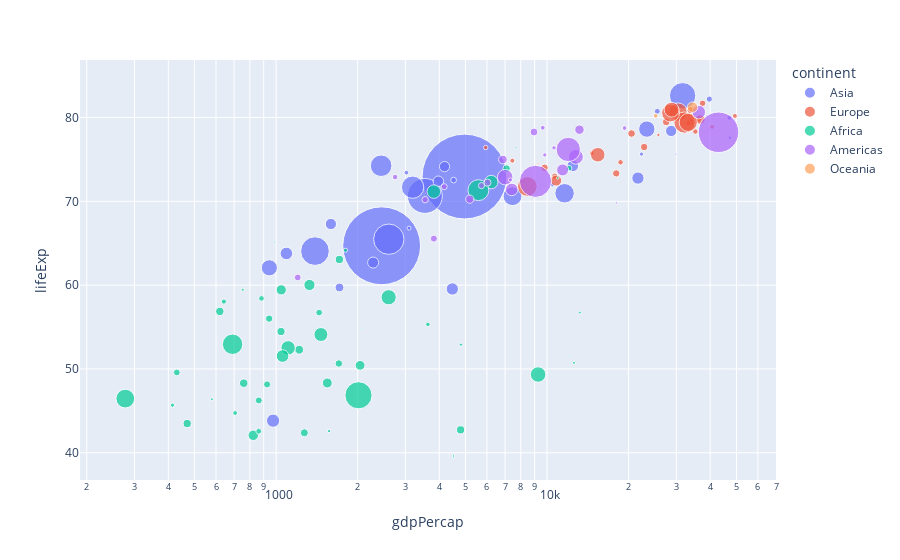

Notebook code cell kept with this figure:
### Code cell
import plotly.express as px
df = px.data.gapminder()
print(df.head())

fig = px.scatter(df.query("year==2007"), x="gdpPercap", y="lifeExp", size="pop", color="continent",
           hover_name="country", log_x=True, size_max=60)
fig.show()

### Figure 1 — Plotly figure (JSON) as saved in the notebook; plotly's stock layout.template omitted (floating-point values rounded to 4 significant figures)
{"data": [{"hovertemplate": "<b>%{hovertext}</b><br><br>continent=Asia<br>gdpPercap=%{x}<br>lifeExp=%{y}<br>pop=%{marker.size}<extra></extra>", "hovertext": ["Afghanistan", "Bahrain", "Bangladesh", "Cambodia", "China", "Hong Kong, China", "India", "Indonesia", "Iran", "Iraq", "Israel", "Japan", "Jordan", "Korea, Dem. Rep.", "Korea, Rep.", "Kuwait", "Lebanon", "Malaysia", "Mongolia", "Myanmar", "Nepal", "Oman", "Pakistan", "Philippines", "Saudi Arabia", "Singapore", "Sri Lanka", "Syria", "Taiwan", "Thailand", "Vietnam", "West Bank and Gaza", "Yemen, Rep."], "legendgroup": "Asia", "marker": {"color": "#636efa", "size": [31889923, 708573, 150448339, 14131858, 1318683096, 6980412, 1110396331, 223547000, 69453570, 27499638, 6426679, 127467972, 6053193, 23301725, 49044790, 2505559, 3921278, 24821286, 2874127, 47761980, 28901790, 3204897, 169270617, 91077287, 27601038, 4553009, 20378239, 19314747, 23174294, 65068149, 85262356, 4018332, 22211743], "sizemode": "area", "sizeref": 366300.0, "symbol": "circle"}, "mode": "markers", "name": "Asia", "orientation": "v", "showlegend": true, "type": "scatter", "x": [974.6, 29800.0, 1391.0, 1714.0, 4959.0, 39720.0, 2452.0, 3541.0, 11610.0, 4471.0, 25520.0, 31660.0, 4519.0, 1593.0, 23350.0, 47310.0, 10460.0, 12450.0, 3096.0, 944, 1091.0, 22320.0, 2606.0, 3190.0, 21650.0, 47140.0, 3970.0, 4185.0, 28720.0, 7458.0, 2442.0, 3025.0, 2281.0], "xaxis": "x", "y": [43.83, 75.64, 64.06, 59.72, 72.96, 82.21, 64.7, 70.65, 70.96, 59.55, 80.75, 82.6, 72.53, 67.3, 78.62, 77.59, 71.99, 74.24, 66.8, 62.07, 63.78, 75.64, 65.48, 71.69, 72.78, 79.97, 72.4, 74.14, 78.4, 70.62, 74.25, 73.42, 62.7], "yaxis": "y"}, {"hovertemplate": "<b>%{hovertext}</b><br><br>continent=Europe<br>gdpPercap=%{x}<br>lifeExp=%{y}<br>pop=%{marker.size}<extra></extra>", "hovertext": ["Albania", "Austria", "Belgium", "Bosnia and Herzegovina", "Bulgaria", "Croatia", "Czech Republic", "Denmark", "Finland", "France", "Germany", "Greece", "Hungary", "Iceland", "Ireland", "Italy", "Montenegro", "Netherlands", "Norway", "Poland", "Portugal", "Romania", "Serbia", "Slovak Republic", "Slovenia", "Spain", "Sweden", "Switzerland", "Turkey", "United Kingdom"], "legendgroup": "Europe", "marker": {"color": "#EF553B", "size": [3600523, 8199783, 10392226, 4552198, 7322858, 4493312, 10228744, 5468120, 5238460, 61083916, 82400996, 10706290, 9956108, 301931, 4109086, 58147733, 684736, 16570613, 4627926, 38518241, 10642836, 22276056, 10150265, 5447502, 2009245, 40448191, 9031088, 7554661, 71158647, 60776238], "sizemode": "area", "sizeref": 366300.0, "symbol": "circle"}, "mode": "markers", "name": "Europe", "orientation": "v", "showlegend": true, "type": "scatter", "x": [5937.0, 36130.0, 33690.0, 7446.0, 10680.0, 14620.0, 22830.0, 35280.0, 33210.0, 30470.0, 32170.0, 27540.0, 18010.0, 36180.0, 40680.0, 28570.0, 9254.0, 36800.0, 49360.0, 15390.0, 20510.0, 10810.0, 9787.0, 18680.0, 25770.0, 28820.0, 33860.0, 37510.0, 8458.0, 33200.0], "xaxis": "x", "y": [76.42, 79.83, 79.44, 74.85, 73.0, 75.75, 76.49, 78.33, 79.31, 80.66, 79.41, 79.48, 73.34, 81.76, 78.89, 80.55, 74.54, 79.76, 80.2, 75.56, 78.1, 72.48, 74.0, 74.66, 77.93, 80.94, 80.88, 81.7, 71.78, 79.42], "yaxis": "y"}, {"hovertemplate": "<b>%{hovertext}</b><br><br>continent=Africa<br>gdpPercap=%{x}<br>lifeExp=%{y}<br>pop=%{marker.size}<extra></extra>", "hovertext": ["Algeria", "Angola", "Benin", "Botswana", "Burkina Faso", "Burundi", "Cameroon", "Central African Republic", "Chad", "Comoros", "Congo, Dem. Rep.", "Congo, Rep.", "Cote d'Ivoire", "Djibouti", "Egypt", "Equatorial Guinea", "Eritrea", "Ethiopia", "Gabon", "Gambia", "Ghana", "Guinea", "Guinea-Bissau", "Kenya", "Lesotho", "Liberia", "Libya", "Madagascar", "Malawi", "Mali", "Mauritania", "Mauritius", "Morocco", "Mozambique", "Namibia", "Niger", "Nigeria", "Reunion", "Rwanda", "Sao Tome and Principe", "Senegal", "Sierra Leone", "Somalia", "South Africa", "Sudan", "Swaziland", "Tanzania", "Togo", "Tunisia", "Uganda", "Zambia", "Zimbabwe"], "legendgroup": "Africa", "marker": {"color": "#00cc96", "size": [33333216, 12420476, 8078314, 1639131, 14326203, 8390505, 17696293, 4369038, 10238807, 710960, 64606759, 3800610, 18013409, 496374, 80264543, 551201, 4906585, 76511887, 1454867, 1688359, 22873338, 9947814, 1472041, 35610177, 2012649, 3193942, 6036914, 19167654, 13327079, 12031795, 3270065, 1250882, 33757175, 19951656, 2055080, 12894865, 135031164, 798094, 8860588, 199579, 12267493, 6144562, 9118773, 43997828, 42292929, 1133066, 38139640, 5701579, 10276158, 29170398, 11746035, 12311143], "sizemode": "area", "sizeref": 366300.0, "symbol": "circle"}, "mode": "markers", "name": "Africa", "orientation": "v", "showlegend": true, "type": "scatter", "x": [6223.0, 4797.0, 1441.0, 12570.0, 1217.0, 430.1, 2042.0, 706.0, 1704.0, 986.1, 277.6, 3633.0, 1545.0, 2082.0, 5581.0, 12150.0, 641.4, 690.8, 13210.0, 752.7, 1328.0, 942.7, 579.2, 1463.0, 1569.0, 414.5, 12060.0, 1045.0, 759.3, 1043.0, 1803.0, 10960.0, 3820.0, 823.7, 4811.0, 619.7, 2014.0, 7670.0, 863.1, 1598.0, 1712.0, 862.5, 926.1, 9270.0, 2602.0, 4513.0, 1107.0, 883.0, 7093.0, 1056.0, 1271.0, 469.7], "xaxis": "x", "y": [72.3, 42.73, 56.73, 50.73, 52.3, 49.58, 50.43, 44.74, 50.65, 65.15, 46.46, 55.32, 48.33, 54.79, 71.34, 51.58, 58.04, 52.95, 56.73, 59.45, 60.02, 56.01, 46.39, 54.11, 42.59, 45.68, 73.95, 59.44, 48.3, 54.47, 64.16, 72.8, 71.16, 42.08, 52.91, 56.87, 46.86, 76.44, 46.24, 65.53, 63.06, 42.57, 48.16, 49.34, 58.56, 39.61, 52.52, 58.42, 73.92, 51.54, 42.38, 43.49], "yaxis": "y"}, {"hovertemplate": "<b>%{hovertext}</b><br><br>continent=Americas<br>gdpPercap=%{x}<br>lifeExp=%{y}<br>pop=%{marker.size}<extra></extra>", "hovertext": ["Argentina", "Bolivia", "Brazil", "Canada", "Chile", "Colombia", "Costa Rica", "Cuba", "Dominican Republic", "Ecuador", "El Salvador", "Guatemala", "Haiti", "Honduras", "Jamaica", "Mexico", "Nicaragua", "Panama", "Paraguay", "Peru", "Puerto Rico", "Trinidad and Tobago", "United States", "Uruguay", "Venezuela"], "legendgroup": "Americas", "marker": {"color": "#ab63fa", "size": [40301927, 9119152, 190010647, 33390141, 16284741, 44227550, 4133884, 11416987, 9319622, 13755680, 6939688, 12572928, 8502814, 7483763, 2780132, 108700891, 5675356, 3242173, 6667147, 28674757, 3942491, 1056608, 301139947, 3447496, 26084662], "sizemode": "area", "sizeref": 366300.0, "symbol": "circle"}, "mode": "markers", "name": "Americas", "orientation": "v", "showlegend": true, "type": "scatter", "x": [12780.0, 3822.0, 9066.0, 36320.0, 13170.0, 7007.0, 9645.0, 8948.0, 6025.0, 6873.0, 5728.0, 5186.0, 1202.0, 3548.0, 7321.0, 11980.0, 2749.0, 9809.0, 4173.0, 7409.0, 19330.0, 18010.0, 42950.0, 10610.0, 11420.0], "xaxis": "x", "y": [75.32, 65.55, 72.39, 80.65, 78.55, 72.89, 78.78, 78.27, 72.23, 74.99, 71.88, 70.26, 60.92, 70.2, 72.57, 76.19, 72.9, 75.54, 71.75, 71.42, 78.75, 69.82, 78.24, 76.38, 73.75], "yaxis": "y"}, {"hovertemplate": "<b>%{hovertext}</b><br><br>continent=Oceania<br>gdpPercap=%{x}<br>lifeExp=%{y}<br>pop=%{marker.size}<extra></extra>", "hovertext": ["Australia", "New Zealand"], "legendgroup": "Oceania", "marker": {"color": "#FFA15A", "size": [20434176, 4115771], "sizemode": "area", "sizeref": 366300.0, "symbol": "circle"}, "mode": "markers", "name": "Oceania", "orientation": "v", "showlegend": true, "type": "scatter", "x": [34440.0, 25190.0], "xaxis": "x", "y": [81.23, 80.2], "yaxis": "y"}], "layout": {"legend": {"itemsizing": "constant", "title": {"text": "continent"}, "tracegroupgap": 0}, "margin": {"t": 60}, "xaxis": {"anchor": "y", "domain": [0, 1], "title": {"text": "gdpPercap"}, "type": "log"}, "yaxis": {"anchor": "x", "domain": [0, 1], "title": {"text": "lifeExp"}}}}
